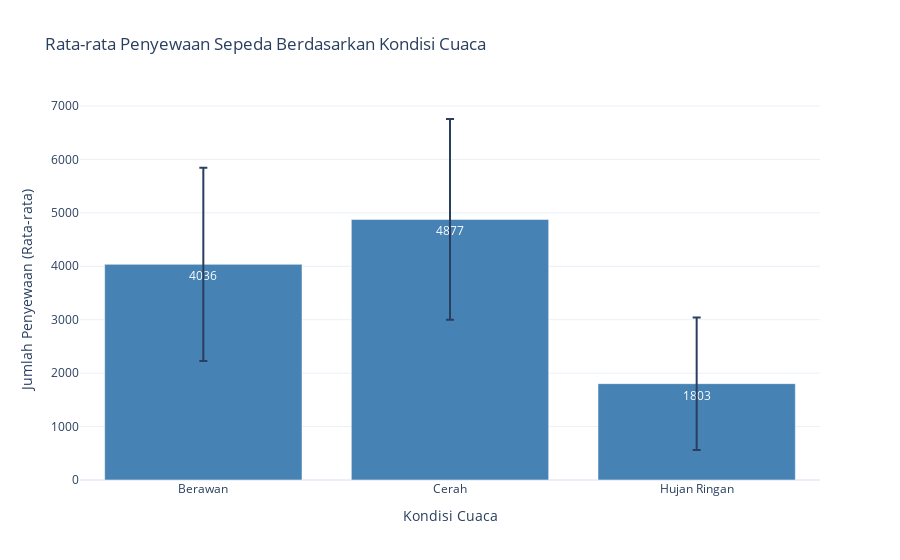

The code cell stored with this chart in its notebook:
### Markdown cell above
## **4.a Visualisasi Pengaruh Cuaca terhadap Penyewaan**

### Code cell
# Visualisasi rata-rata penyewaan berdasarkan cuaca
fig = go.Figure(data=[
    go.Bar(
        x=weather_agg['weathersit'],
        y=weather_agg['mean'],
        text=weather_agg['mean'].round().astype(int),
        textposition='auto',
        marker_color='steelblue',  # Menggunakan warna yang seragam untuk kategori
        error_y=dict(type='data', array=weather_agg['std'], visible=True)
    )
])

fig.update_layout(
    title='Rata-rata Penyewaan Sepeda Berdasarkan Kondisi Cuaca',
    xaxis_title='Kondisi Cuaca',
    yaxis_title='Jumlah Penyewaan (Rata-rata)',
    template='plotly_white',
    bargap=0.2
)
fig.show()

### Figure 1 — Plotly figure (JSON) as saved in the notebook; plotly's stock layout.template omitted (floating-point values rounded to 4 significant figures)
{"data": [{"error_y": {"array": [1809.0, 1879.0, 1240.0], "type": "data", "visible": true}, "marker": {"color": "steelblue"}, "text": [4036.0, 4877.0, 1803.0], "textposition": "auto", "type": "bar", "x": ["Berawan", "Cerah", "Hujan Ringan"], "y": [4036.0, 4877.0, 1803.0]}], "layout": {"bargap": 0.2, "title": {"text": "Rata-rata Penyewaan Sepeda Berdasarkan Kondisi Cuaca"}, "xaxis": {"title": {"text": "Kondisi Cuaca"}}, "yaxis": {"title": {"text": "Jumlah Penyewaan (Rata-rata)"}}}}
